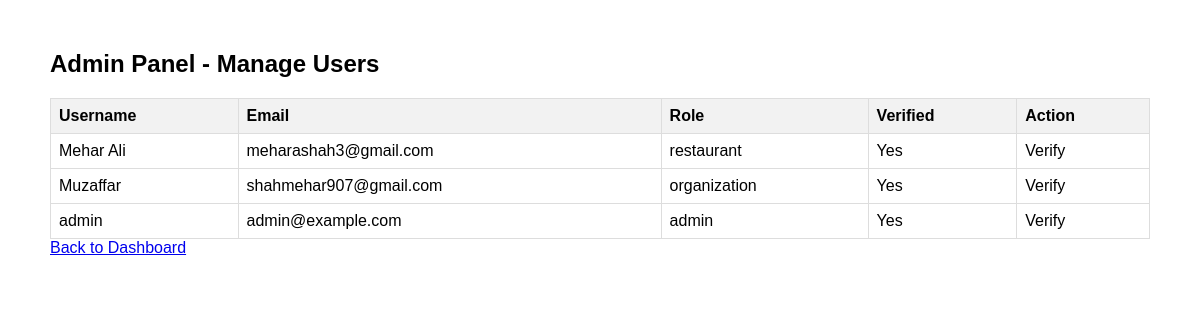
The page /admin (signed in) on the database as committed earlier.
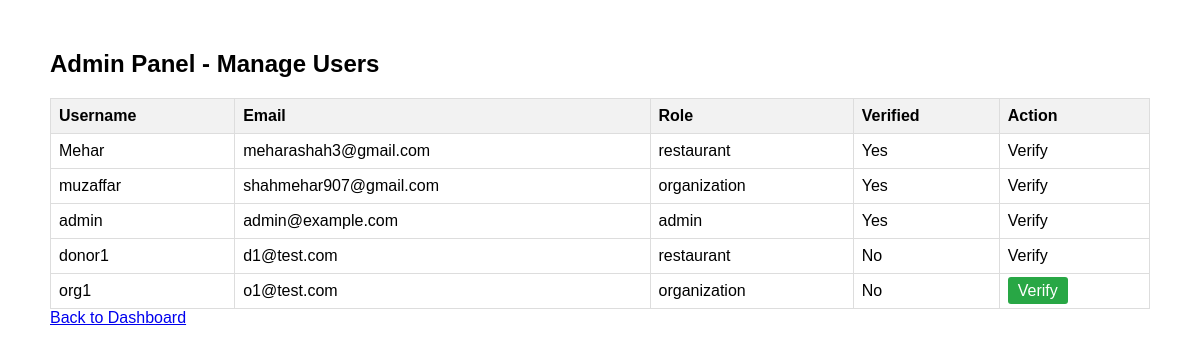
The same page on the database as committed later.
### app/models.py (models this page shows, shortened)
class User(db.Model, UserMixin):
    id = db.Column(db.Integer, primary_key=True)
    username = db.Column(db.String(100), nullable=False, unique=True)
    email = db.Column(db.String(120), nullable=False, unique=True)
    password_hash = db.Column(db.String(200), nullable=False)
    role = db.Column(db.String(20), nullable=False)  # "restaurant" or "organization"
    name = db.Column(db.String(150), nullable=False)
    address = db.Column(db.String(250), nullable=True)
    registration_number = db.Column(db.String(100), nullable=True)
    is_verified = db.Column(db.Boolean, default=False)
    created_posts = db.relationship(
        "FoodPost",
        foreign_keys="FoodPost.user_id",
        back_populates="restaurant",
        lazy=True
    )
    claimed_posts = db.relationship(
        "FoodPost",
        foreign_keys="FoodPost.claimed_by",
        back_populates="claimant",
        lazy=True
    )

### app/routes.py (the view)
@main.route("/admin")
@login_required
def admin_dashboard():
    if current_user.role != 'admin':
        flash("Access denied. Admins only.", "danger")
        return redirect(url_for("main.dashboard"))
    users = User.query.all()
    return render_template("admin_dashboard.html", users=users)

### app/models.py (called while the page is built)
@login_manager.user_loader
def load_user(user_id):
    return User.query.get(int(user_id))

### app/templates/admin_dashboard.html (shortened to what this page needs)
<!DOCTYPE html>
<html lang="en">
<head>
</head>
<body>
    <h2>Admin Panel - Manage Users</h2>
    <table>
        <tr>
            <th>Username</th>
            <th>Email</th>
            <th>Role</th>
            <th>Verified</th>
            <th>Action</th>
        </tr>
        {% for user in users %}
        <tr>
            <td>{{ user.username }}</td>
            <td>{{ user.email }}</td>
            <td>{{ user.role }}</td>
            <td>{{ 'Yes' if user.is_verified else 'No' }}</td>
            <td>
                {% if user.role == 'organization' and not user.is_verified %}
                    <a href="{{ url_for('main.verify_user', user_id=user.id) }}" class="button">Verify</a>
                {% else %}
                    <span class="button disabled">Verify</span>
                {% endif %}
            </td>
        </tr>
        {% endfor %}
    </table>
    <a href="{{ url_for('main.dashboard') }}">Back to Dashboard</a>
</body>
</html>

### app/templates/admin_dashboard.html (style rules this page uses)
body { font-family: Arial, sans-serif; margin: 50px; }
table { width: 100%; border-collapse: collapse; margin-top: 20px; }
th, td { border: 1px solid #ddd; padding: 8px; text-align: left; }
th { background-color: #f2f2f2; }
a.button { padding: 5px 10px; background-color: #28a745; color: white; text-decoration: none; border-radius: 3px; }

Rows that differ between the two databases and show on the page:
changed User "meharashah3@gmail.com": username "Mehar Ali" → "Mehar"
changed User "shahmehar907@gmail.com": username "Muzaffar" → "muzaffar"
added User: username "donor1", email "d1@test.com", role "restaurant", is_verified "No", shows "Verify"
added User: username "org1", email "o1@test.com", role "organization", is_verified "No"
